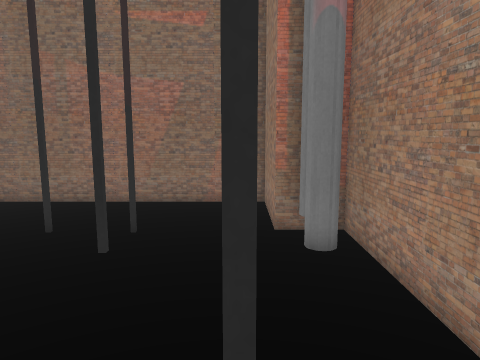
[1] (above)

12 first-person views from a walk through a Unity game level. The camera is 1.4 m above the floor, tilts 8° down and sees 70° across. The floor is counted in squares, 0.5 m on a side. Each view is taken from the middle of a square. On the plan, view 1 faces up. The plan holds only what a view shows up to about 20 squares ahead; the rest is blank. The place goes on beyond the plan. The player character is not drawn. Some surface patterns are stand-ins.

[2]
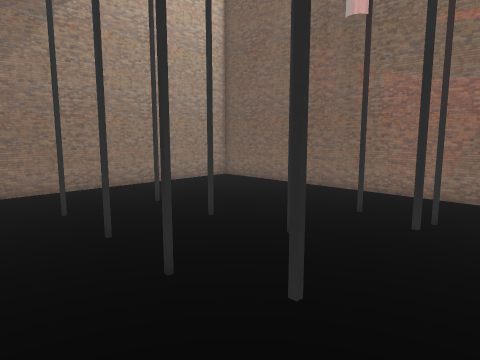

[3]
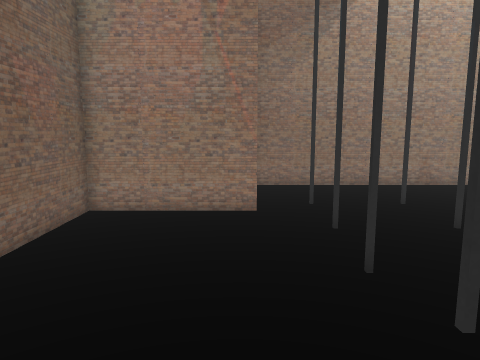

[4]
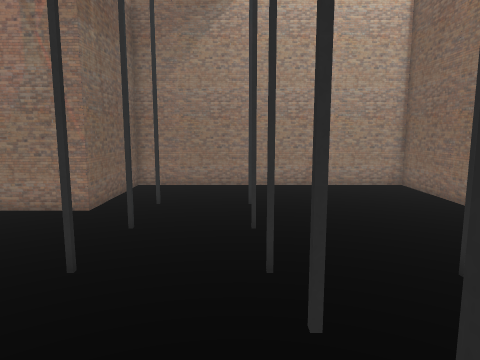

[5]
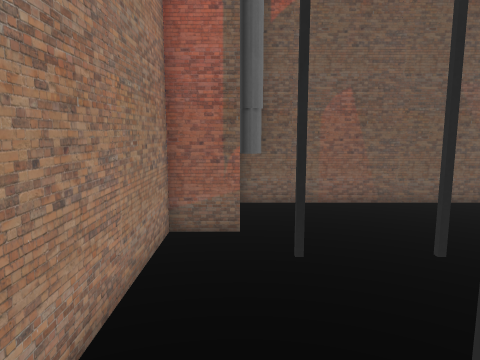

[6]
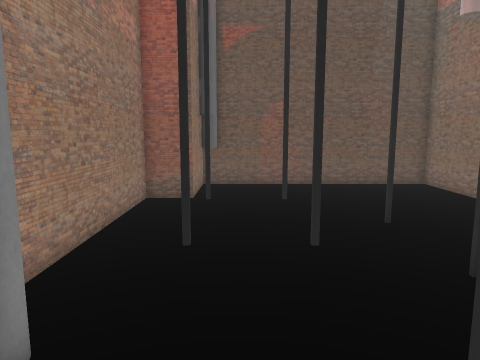

[7]
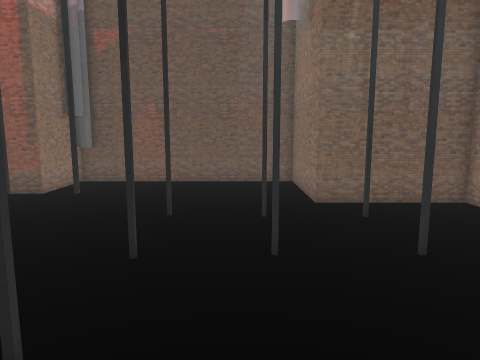

[8]
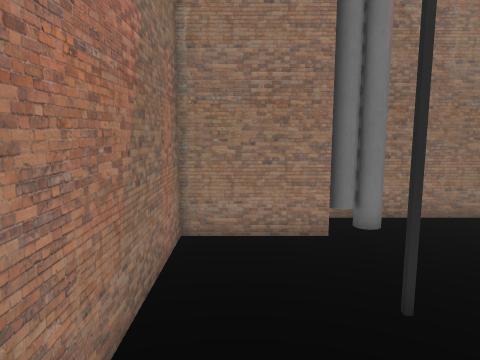

[9]
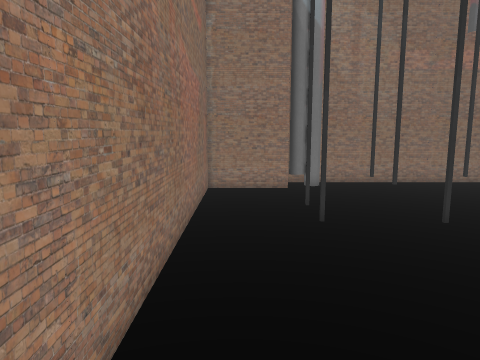

[10]
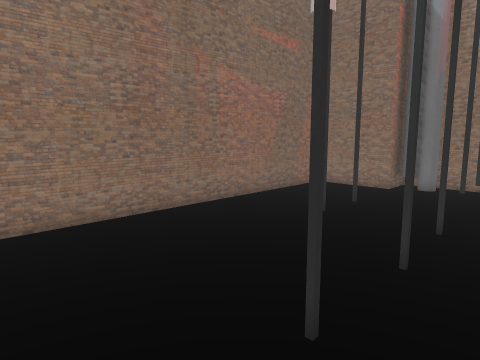

[11]
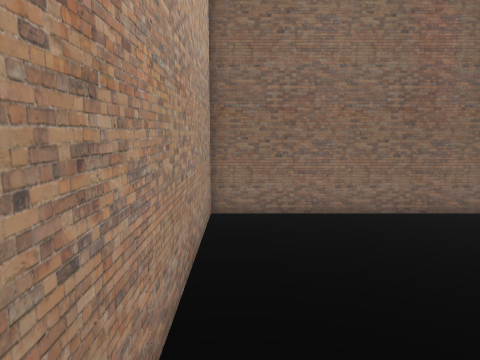

[12]
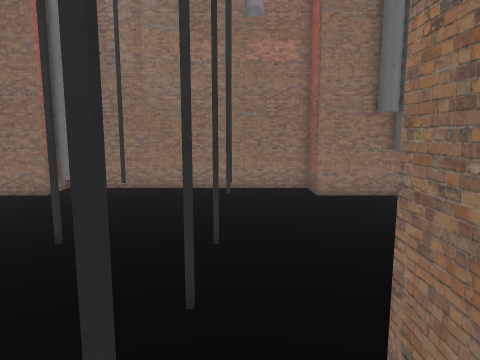

### Floor plan
Key: @ floor where view 1 was taken; # wall or solid block; . floor; P pipe.
Columns run from 17 left of view 1 to 3 right of it. Each row starts with its distance up from view 1.
 14 ###################
 13 #.................#
 12 #.................#
 11 #.................#
 10 #.................###
  9 #...........#.#....P#
  8 #..................P#
  7 #...................#
  6 #..........#...#.#..#
  5 #....#..#...........#
  4 #...................#
  3 #...................#
  2 #....#..#..#........#
  1 #..............#.#..#
  0 #######..........@..#
 -1 ##    #.............#
 -2       #...........###
 -3       #...........#
 -4       #...........#
 -5       #...........#
 -6       #############

Where each view was taken, in squares from view 1:
view 1: 0 up, 0 right, facing up
view 2: 2 down, 0 right, facing up-left
view 3: 1 down, 1 right, facing left
view 4: 5 up, 1 right, facing left
view 5: 7 up, 1 right, facing down
view 6: 12 up, 1 left, facing down
view 7: 13 up, 8 left, facing down
view 8: 12 up, 8 left, facing right
view 9: 12 up, 16 left, facing right
view 10: 3 up, 16 left, facing up-right
view 11: 2 up, 16 left, facing up
view 12: 1 up, 14 left, facing right
